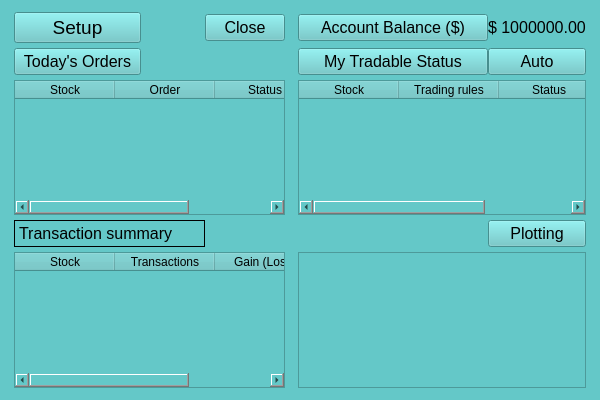
<?xml version="1.0" encoding="UTF-8"?>
<ui version="4.0">
 <class>etradeGUI</class>
 <widget class="QWidget" name="etradeGUI">
  <property name="geometry">
   <rect>
    <x>0</x>
    <y>0</y>
    <width>600</width>
    <height>400</height>
   </rect>
  </property>
  <property name="font">
   <font>
    <pointsize>12</pointsize>
   </font>
  </property>
  <property name="windowTitle">
   <string>etradeGUI</string>
  </property>
  <property name="styleSheet">
   <string notr="true">background-color: rgb(100, 200, 200);</string>
  </property>
  <layout class="QGridLayout" name="gridLayout" columnstretch="10,5,5,0,15,0">
   <property name="leftMargin">
    <number>14</number>
   </property>
   <property name="topMargin">
    <number>12</number>
   </property>
   <property name="rightMargin">
    <number>14</number>
   </property>
   <property name="bottomMargin">
    <number>12</number>
   </property>
   <property name="horizontalSpacing">
    <number>0</number>
   </property>
   <property name="verticalSpacing">
    <number>5</number>
   </property>
   <item row="4" column="4" colspan="2">
    <widget class="QGraphicsView" name="graphicsView_plot"/>
   </item>
   <item row="2" column="4" colspan="2">
    <widget class="QTableWidget" name="tableWidget_monitor">
     <property name="font">
      <font>
       <pointsize>12</pointsize>
      </font>
     </property>
     <property name="columnCount">
      <number>3</number>
     </property>
     <column>
      <property name="text">
       <string>Stock</string>
      </property>
     </column>
     <column>
      <property name="text">
       <string>Trading rules</string>
      </property>
     </column>
     <column>
      <property name="text">
       <string>Status</string>
      </property>
     </column>
    </widget>
   </item>
   <item row="3" column="2" colspan="3">
    <spacer name="horizontalSpacer_4">
     <property name="orientation">
      <enum>Qt::Horizontal</enum>
     </property>
     <property name="sizeHint" stdset="0">
      <size>
       <width>280</width>
       <height>20</height>
      </size>
     </property>
    </spacer>
   </item>
   <item row="0" column="1">
    <spacer name="horizontalSpacer">
     <property name="orientation">
      <enum>Qt::Horizontal</enum>
     </property>
     <property name="sizeHint" stdset="0">
      <size>
       <width>61</width>
       <height>31</height>
      </size>
     </property>
    </spacer>
   </item>
   <item row="1" column="5">
    <widget class="QPushButton" name="pushButton_auto">
     <property name="font">
      <font>
       <pointsize>12</pointsize>
      </font>
     </property>
     <property name="text">
      <string>Auto</string>
     </property>
    </widget>
   </item>
   <item row="0" column="0">
    <widget class="QPushButton" name="pushButton_setup">
     <property name="font">
      <font>
       <pointsize>14</pointsize>
      </font>
     </property>
     <property name="text">
      <string>Setup</string>
     </property>
    </widget>
   </item>
   <item row="2" column="0" colspan="3">
    <widget class="QTableWidget" name="tableWidget_review">
     <property name="font">
      <font>
       <pointsize>12</pointsize>
      </font>
     </property>
     <property name="horizontalScrollBarPolicy">
      <enum>Qt::ScrollBarAsNeeded</enum>
     </property>
     <property name="columnCount">
      <number>3</number>
     </property>
     <attribute name="horizontalHeaderCascadingSectionResizes">
      <bool>false</bool>
     </attribute>
     <attribute name="horizontalHeaderHighlightSections">
      <bool>false</bool>
     </attribute>
     <attribute name="horizontalHeaderShowSortIndicator" stdset="0">
      <bool>false</bool>
     </attribute>
     <attribute name="verticalHeaderVisible">
      <bool>false</bool>
     </attribute>
     <attribute name="verticalHeaderHighlightSections">
      <bool>false</bool>
     </attribute>
     <column>
      <property name="text">
       <string>Stock</string>
      </property>
      <property name="foreground">
       <brush brushstyle="NoBrush">
        <color alpha="255">
         <red>0</red>
         <green>0</green>
         <blue>0</blue>
        </color>
       </brush>
      </property>
     </column>
     <column>
      <property name="text">
       <string>Order</string>
      </property>
      <property name="background">
       <color>
        <red>255</red>
        <green>255</green>
        <blue>255</blue>
       </color>
      </property>
      <property name="foreground">
       <brush brushstyle="NoBrush">
        <color alpha="255">
         <red>0</red>
         <green>0</green>
         <blue>0</blue>
        </color>
       </brush>
      </property>
     </column>
     <column>
      <property name="text">
       <string>Status</string>
      </property>
     </column>
    </widget>
   </item>
   <item row="1" column="2">
    <spacer name="horizontalSpacer_2">
     <property name="orientation">
      <enum>Qt::Horizontal</enum>
     </property>
     <property name="sizeHint" stdset="0">
      <size>
       <width>72</width>
       <height>20</height>
      </size>
     </property>
    </spacer>
   </item>
   <item row="3" column="5">
    <widget class="QPushButton" name="pushButton_plot">
     <property name="font">
      <font>
       <pointsize>12</pointsize>
      </font>
     </property>
     <property name="text">
      <string>Plotting</string>
     </property>
    </widget>
   </item>
   <item row="4" column="0" colspan="3">
    <widget class="QTableWidget" name="tableWidget_summary">
     <property name="font">
      <font>
       <pointsize>12</pointsize>
      </font>
     </property>
     <property name="columnCount">
      <number>3</number>
     </property>
     <column>
      <property name="text">
       <string>Stock</string>
      </property>
     </column>
     <column>
      <property name="text">
       <string>Transactions</string>
      </property>
     </column>
     <column>
      <property name="text">
       <string>Gain (Loss)</string>
      </property>
     </column>
    </widget>
   </item>
   <item row="4" column="3">
    <spacer name="horizontalSpacer_6">
     <property name="orientation">
      <enum>Qt::Horizontal</enum>
     </property>
     <property name="sizeHint" stdset="0">
      <size>
       <width>13</width>
       <height>20</height>
      </size>
     </property>
    </spacer>
   </item>
   <item row="3" column="0" colspan="2">
    <widget class="QLabel" name="label_summary">
     <property name="font">
      <font>
       <pointsize>12</pointsize>
      </font>
     </property>
     <property name="frameShape">
      <enum>QFrame::Box</enum>
     </property>
     <property name="text">
      <string>Transaction summary</string>
     </property>
    </widget>
   </item>
   <item row="2" column="3">
    <spacer name="horizontalSpacer_5">
     <property name="orientation">
      <enum>Qt::Horizontal</enum>
     </property>
     <property name="sizeHint" stdset="0">
      <size>
       <width>13</width>
       <height>20</height>
      </size>
     </property>
    </spacer>
   </item>
   <item row="0" column="2">
    <widget class="QPushButton" name="pushButton_close">
     <property name="font">
      <font>
       <pointsize>12</pointsize>
      </font>
     </property>
     <property name="text">
      <string>Close</string>
     </property>
    </widget>
   </item>
   <item row="0" column="5">
    <widget class="QLabel" name="label_fund">
     <property name="font">
      <font>
       <pointsize>12</pointsize>
      </font>
     </property>
     <property name="text">
      <string>$ 1000000.00</string>
     </property>
    </widget>
   </item>
   <item row="0" column="4">
    <widget class="QPushButton" name="pushButton_balance">
     <property name="font">
      <font>
       <pointsize>12</pointsize>
      </font>
     </property>
     <property name="text">
      <string>Account Balance ($)</string>
     </property>
    </widget>
   </item>
   <item row="1" column="4">
    <widget class="QPushButton" name="pushButton_tradable">
     <property name="font">
      <font>
       <pointsize>12</pointsize>
      </font>
     </property>
     <property name="text">
      <string>My Tradable Status</string>
     </property>
    </widget>
   </item>
   <item row="1" column="0">
    <widget class="QPushButton" name="pushButton_orders">
     <property name="font">
      <font>
       <pointsize>12</pointsize>
      </font>
     </property>
     <property name="text">
      <string>Today's Orders</string>
     </property>
    </widget>
   </item>
  </layout>
 </widget>
 <resources/>
 <connections/>
</ui>
